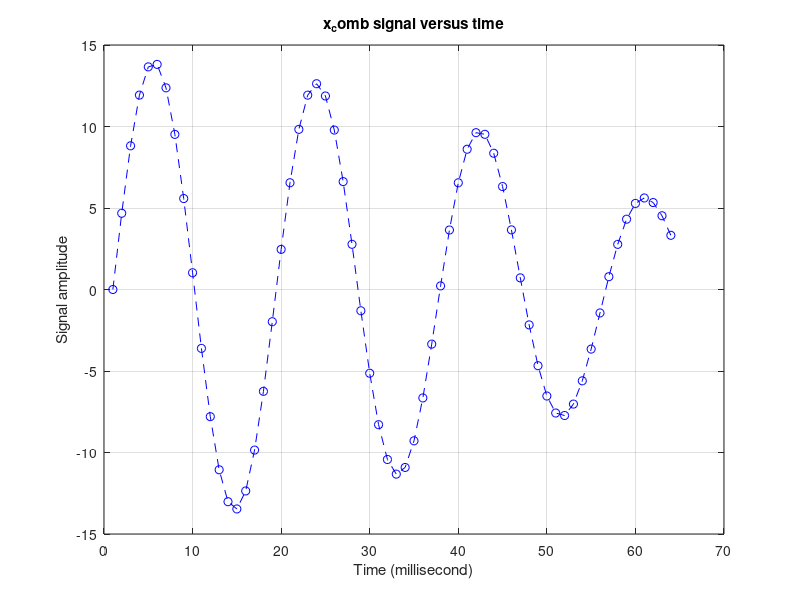

Reproduce this figure in MATLAB. (Note: this script raises an error after producing the figure.)

%% DFT Leakage Minimization (filtering) using Hamming window function
clc;    clear;   close all;
   Fs = 64000;                  % Sampling frequency (24KHz)
   ts = 1/Fs;     % seconds
   DFT_points = 64;      N = DFT_points;
     a = 8;   Fc_1 = 3300;   b = 6;   Fc_2 = 3700;
     ind = 1;   x = [];
    for n = 1:DFT_points
        m = n-1;
        x1(ind) = a*sin(2*pi*Fc_1*m*ts);
        x2(ind) = b*sin(2*pi*Fc_2*m*ts);
        ind = ind + 1;
    end
    x_comb = x1 + x2;     
    t = 1:DFT_points;
% Plot first N discrete values of x_comb signal:
   figure(1);   plot(t,x_comb,'b--o');   grid on;
   xlabel('Time (millisecond)');     ylabel('Signal amplitude')
   title('x_comb signal versus time');   zoom xon;
   
%% DFT of x_comb (using exponential equation):
Dft_x_comb = zeros(N,1);     
% Dft_x_comb = dft(x_comb, N);
[Dft_x_comb, Dft_x_comb_mag, Dft_x_comb_deg] = dft_mag_ang(x_comb, N);

mf = 0:DFT_points-1;
figure(2); 
stem(mf,Dft_x_comb_mag,'LineStyle','-',...
     'MarkerSize',15,'Marker','s',...
     'MarkerFaceColor','black',...
     'MarkerEdgeColor','green')
grid on;
title('Magnitude of Dft_x_comb')
xlabel('Frequency m (KHz)')
ylabel('Magnitude')

%% Filtering using Hamming Window
w_Hamming = zeros(N,1);
for ii = 1:DFT_points
    n = ii - 1;
    w_Hamming(ii,1) = 0.54 - 0.46*cos(2*pi*(n/(N-1)));      %Define Hamming window function
end

figure(3);
stem(t,w_Hamming); grid on;
title('Hamming Window');  xlabel('n');  ylabel('w')
x_sig = x_comb';
x_Hamming = x_sig.*w_Hamming;               % Multiplication of Hamming Window and sin function: x_comb

figure(4)
stem(t,x_Hamming); grid on;
title('Multiplication of Hamming Window and sin function');
xlabel('Time');  ylabel('Amplitude')
x_sig_Hamming = x_Hamming';
%  Xdft_Hamming = dft(x_sig_Hamming, N);     
[Xdft_Hamming, Xdft_Hamming_mag, Xdft_Hamming_deg] = dft_mag_ang(x_sig_Hamming, N);     % DFT of x_sig_Hamming
 
figure(5); 
stem(mf,Xdft_Hamming_mag,'LineStyle','-',...
     'MarkerSize',15,'Marker','s',...
     'MarkerFaceColor','black',...
     'MarkerEdgeColor','green')
grid on;
title('Magnitude of Xdft_Hamming')
xlabel('Frequency m (KHz)')
ylabel('Magnitude')


%% Filtering using Hanning Window
w_Hanning = zeros(N,1);
for ii = 1:DFT_points
    n = ii - 1;
    w_Hanning(ii,1) = 0.5 - 0.5*cos(2*pi*(n/(N-1)));      %Define Hanning window function
end

figure(6);
stem(t,w_Hanning); grid on;
title('Hanning Window');  xlabel('n');  ylabel('w')
x_sig = x_comb';
x_Hanning = x_sig.*w_Hanning;               % Multiplication of Hanning Window and sin function: x_comb

figure(7)
stem(t,x_Hanning); grid on;
title('Multiplication of Hanning Window and sin function');
xlabel('Time');  ylabel('Amplitude')
x_sig_Hanning = x_Hanning';
%  X_dft_Hanning = dft(x_sig_Hanning, N);     
[Xdft_Hanning, Xdft_Hanning_mag, Xdft_Hanning_deg] = dft_mag_ang(x_sig_Hanning, N);   % DFT of x_sig_Hanning
 
figure(8); 
stem(mf,Xdft_Hanning_mag,'LineStyle','-',...
     'MarkerSize',15,'Marker','s',...
     'MarkerFaceColor','black',...
     'MarkerEdgeColor','green')
grid on;
title('Magnitude of Xdft_Hanning')
xlabel('Frequency m (KHz)')
ylabel('Magnitude')


%% Filtering using Blackman Window
w_Blackman = zeros(N,1);
for ii = 1:DFT_points
    n = ii - 1;
    w_Blackman(ii,1) = 0.42 - (0.5*cos(2*pi*(n/(N-1)))) + (0.08*cos(4*pi*(n/(N-1))));      %Define Blackman window function
end

figure(9);
stem(t,w_Blackman); grid on;
title('Blackman Window');  xlabel('n');  ylabel('w')
x_sig = x_comb';
x_Blackman = x_sig.*w_Blackman;               % Multiplication of Blackman Window and sin function: x_comb

figure(10)
stem(t,x_Blackman); grid on;
title('Multiplication of Blackman Window and sin function');
xlabel('Time');  ylabel('Amplitude')
x_sig_Blackman = x_Blackman';
%  X_dft_Blackman = dft(x_sig_Blackman, N);     
[Xdft_Blackman, Xdft_Blackman_mag, Xdft_Blackman_deg] = dft_mag_ang(x_sig_Blackman, N);   % DFT of x_sig_Blackman
 
 figure(11); 
stem(mf,Xdft_Blackman_mag,'LineStyle','-',...
     'MarkerSize',15,'Marker','s',...
     'MarkerFaceColor','black',...
     'MarkerEdgeColor','green')
grid on;
title('Magnitude of Xdft_Blackman')
xlabel('Frequency m (KHz)')
ylabel('Magnitude')
 
% Ploting DFT outputs combined in one plot
figure(12); 
plot(mf,Dft_x_comb_mag,'k--o');   grid on;    hold on;
plot(mf,Xdft_Hamming_mag,'b--o');    hold on;  
plot(mf,Xdft_Hanning_mag,'r--s');    hold on;  
plot(mf,Xdft_Blackman_mag,'c--o');

% stem(mf,Dft_x_comb_mag,'LineStyle','-',...
%      'MarkerSize',15,'Marker','s',...
%      'MarkerFaceColor','black',...
%      'MarkerEdgeColor','green')
% hold on;   grid on;
% stem(mf,Xdft_Hamming_mag,'LineStyle','-',...
%      'MarkerSize',15,'Marker','s',...
%      'MarkerFaceColor','blue',...
%      'MarkerEdgeColor','green')
% hold on;
% stem(mf,Xdft_Hanning_mag,'LineStyle','-',...
%      'MarkerSize',15,'Marker','s',...
%      'MarkerFaceColor','Red',...
%      'MarkerEdgeColor','green')
% hold on;
% stem(mf,Xdft_Blackman_mag,'LineStyle','-',...
%      'MarkerSize',15,'Marker','s',...
%      'MarkerFaceColor','Cyan',...
%      'MarkerEdgeColor','green')
xlabel('Frequency m(KHz)'); ylabel('Magnitude of Frequency Bins');
title('Magnitude of DFTs(Filtered by Hamming, Hanning and Blackman Windows)');
legend('Rectangular Window','Hamming Window','Hanning Window','Blackman Window','location','north');

